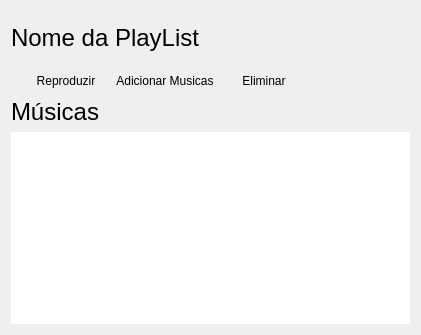
      <widget class="QWidget" name="page_playlist">
       <layout class="QVBoxLayout" name="verticalLayout_2">
        <item>
         <layout class="QGridLayout" name="gridLayout_22">
          <property name="verticalSpacing">
           <number>0</number>
          </property>
          <item row="0" column="1" colspan="4">
           <spacer name="verticalSpacer_17">
            <property name="orientation">
             <enum>Qt::Vertical</enum>
            </property>
            <property name="sizeType">
             <enum>QSizePolicy::Fixed</enum>
            </property>
            <property name="sizeHint" stdset="0">
             <size>
              <width>20</width>
              <height>13</height>
             </size>
            </property>
           </spacer>
          </item>
          <item row="1" column="1" colspan="5">
           <widget class="QLabel" name="page_playlist_label_name">
            <property name="sizePolicy">
             <sizepolicy hsizetype="Preferred" vsizetype="Fixed">
              <horstretch>0</horstretch>
              <verstretch>0</verstretch>
             </sizepolicy>
            </property>
            <property name="font">
             <font>
              <pointsize>18</pointsize>
              <weight>50</weight>
              <bold>false</bold>
             </font>
            </property>
            <property name="text">
             <string>Nome da PlayList</string>
            </property>
           </widget>
          </item>
          <item row="3" column="4">
           <widget class="QPushButton" name="page_playlist_button_remove">
            <property name="text">
             <string>Eliminar</string>
            </property>
            <property name="icon">
             <iconset resource="icons/img.qrc">
              <normaloff>:/cross.png</normaloff>:/cross.png</iconset>
            </property>
            <property name="flat">
             <bool>true</bool>
            </property>
           </widget>
          </item>
          <item row="3" column="2">
           <widget class="QPushButton" name="page_playlist_button_play">
            <property name="text">
             <string>Reproduzir</string>
            </property>
            <property name="icon">
             <iconset resource="icons/img.qrc">
              <normaloff>:/cross.png</normaloff>:/cross.png</iconset>
            </property>
            <property name="flat">
             <bool>true</bool>
            </property>
           </widget>
          </item>
          <item row="3" column="1">
           <widget class="QLabel" name="page_playlist_label_2">
            <property name="sizePolicy">
             <sizepolicy hsizetype="Fixed" vsizetype="Fixed">
              <horstretch>0</horstretch>
              <verstretch>0</verstretch>
             </sizepolicy>
            </property>
            <property name="font">
             <font>
              <pointsize>11</pointsize>
             </font>
            </property>
            <property name="text">
             <string/>
            </property>
           </widget>
          </item>
          <item row="2" column="1" colspan="5">
           <widget class="QLabel" name="page_playlist_label_1">
            <property name="sizePolicy">
             <sizepolicy hsizetype="Preferred" vsizetype="Fixed">
              <horstretch>0</horstretch>
              <verstretch>0</verstretch>
             </sizepolicy>
            </property>
            <property name="font">
             <font>
              <pointsize>12</pointsize>
             </font>
            </property>
            <property name="text">
             <string/>
            </property>
           </widget>
          </item>
          <item row="3" column="3">
           <widget class="QPushButton" name="page_playlist_button_addMusic">
            <property name="text">
             <string>Adicionar Musicas</string>
            </property>
            <property name="icon">
             <iconset resource="icons/img.qrc">
              <normaloff>:/cross.png</normaloff>:/cross.png</iconset>
            </property>
            <property name="flat">
             <bool>true</bool>
            </property>
           </widget>
          </item>
          <item row="3" column="5">
           <spacer name="horizontalSpacer_14">
            <property name="orientation">
             <enum>Qt::Horizontal</enum>
            </property>
            <property name="sizeHint" stdset="0">
             <size>
              <width>100</width>
              <height>20</height>
             </size>
            </property>
           </spacer>
          </item>
         </layout>
        </item>
        <item>
         <widget class="QLabel" name="page_playlist_label_3">
          <property name="sizePolicy">
           <sizepolicy hsizetype="Preferred" vsizetype="Fixed">
            <horstretch>0</horstretch>
            <verstretch>0</verstretch>
           </sizepolicy>
          </property>
          <property name="font">
           <font>
            <pointsize>18</pointsize>
            <weight>50</weight>
            <bold>false</bold>
           </font>
          </property>
          <property name="text">
           <string>Músicas</string>
          </property>
         </widget>
        </item>
        <item>
         <widget class="QTableWidget" name="page_playlist_tableWidget">
          <property name="frameShape">
           <enum>QFrame::NoFrame</enum>
          </property>
          <property name="editTriggers">
           <set>QAbstractItemView::NoEditTriggers</set>
          </property>
          <property name="alternatingRowColors">
           <bool>true</bool>
          </property>
          <property name="selectionBehavior">
           <enum>QAbstractItemView::SelectRows</enum>
          </property>
          <property name="textElideMode">
           <enum>Qt::ElideLeft</enum>
          </property>
          <property name="showGrid">
           <bool>false</bool>
          </property>
          <property name="rowCount">
           <number>1</number>
          </property>
          <property name="columnCount">
           <number>1</number>
          </property>
          <attribute name="horizontalHeaderVisible">
           <bool>false</bool>
          </attribute>
          <attribute name="horizontalHeaderCascadingSectionResizes">
           <bool>false</bool>
          </attribute>
          <attribute name="horizontalHeaderDefaultSectionSize">
           <number>200</number>
          </attribute>
          <attribute name="horizontalHeaderHighlightSections">
           <bool>false</bool>
          </attribute>
          <attribute name="horizontalHeaderMinimumSectionSize">
           <number>200</number>
          </attribute>
          <attribute name="horizontalHeaderStretchLastSection">
           <bool>true</bool>
          </attribute>
          <attribute name="verticalHeaderVisible">
           <bool>false</bool>
          </attribute>
          <attribute name="verticalHeaderHighlightSections">
           <bool>false</bool>
          </attribute>
          <row/>
          <column/>
         </widget>
        </item>
       </layout>
      </widget>
